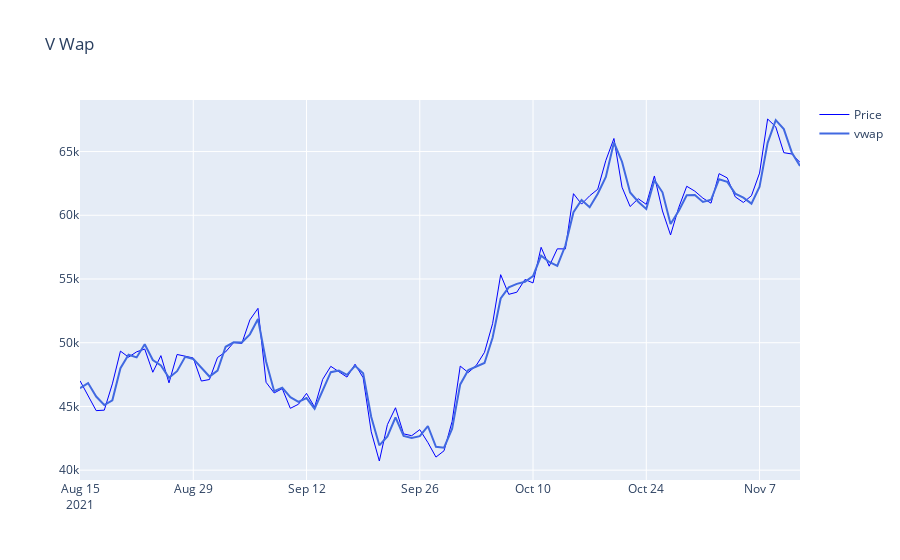

The notebook cell this image was saved under:
### Markdown cell above
# V Wap - Saydee

### Code cell
# Volume Weighted Average Price: Ratio of total value traded diveded by the total volume traded
# Create dataframe to work with
vwap_df = asset_data_df
vwap_df = vwap_df.set_index(pd.DatetimeIndex(vwap_df['date']))

# fig_vwap = go.Figure(data=[go.Candlestick(x=vwap_df.index,
#                 open=vwap_df['open'],
#                 high=vwap_df['high'],
#                 low=vwap_df['low'],
#                 close=vwap_df['close'],name='BTC')])
fig_vwap = make_subplots(rows=1, cols=1)
fig_vwap.add_trace(go.Scatter(x=vwap_df.index, y= vwap_df['close'], line=dict (color='blue', width=1), name = 'Price'), col=1, row=1)

fig_vwap.add_trace(go.Scatter(
    x=vwap_df.index,
    y=vwap_df['vwap'],
    mode='lines',
    name='vwap', 
    line=dict(color='royalblue',width=2)
))

fig_vwap.update_layout(
    height=600,
    title = 'V Wap'
)
fig_vwap.show()
